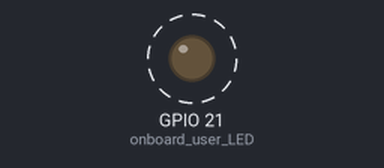
Recording of a sketch running on a simulated Seeed XIAO ESP32-S3. Shown: output pins drawn as LEDs (lit = HIGH). Dashed ring = blinking. What the sketch prints to the serial monitor is not drawn.

Above: at 2.2 s.
Timing chart, 0 to 5.0 s (numbered marks = the images above):
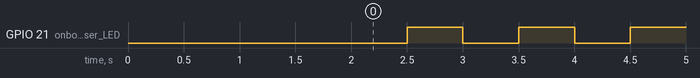

The sketch:

XIAO_sanity_test.ino
```cpp
void setup() {
  Serial.begin(115200);
  pinMode(LED_BUILTIN, OUTPUT);   // onboard user LED (GPIO21 on XIAO ESP32S3)
  delay(2000);
  Serial.println("ESP32S3 Sense is alive!");
  Serial.printf("Chip: %s, rev %d\n", ESP.getChipModel(), ESP.getChipRevision());
  Serial.printf("CPU: %d MHz\n", ESP.getCpuFreqMHz());
  Serial.printf("PSRAM: %d bytes\n", ESP.getPsramSize());
}

void loop() {
  digitalWrite(LED_BUILTIN, LOW);   // LED is active-low on this board
  Serial.println("LED on");
  delay(500);
  digitalWrite(LED_BUILTIN, HIGH);
  Serial.println("LED off");
  delay(500);
}
```

Measured:
- by itself, GPIO 21 (onboard_user_LED): alternates HIGH for 0.50 s and LOW for 0.50 s
